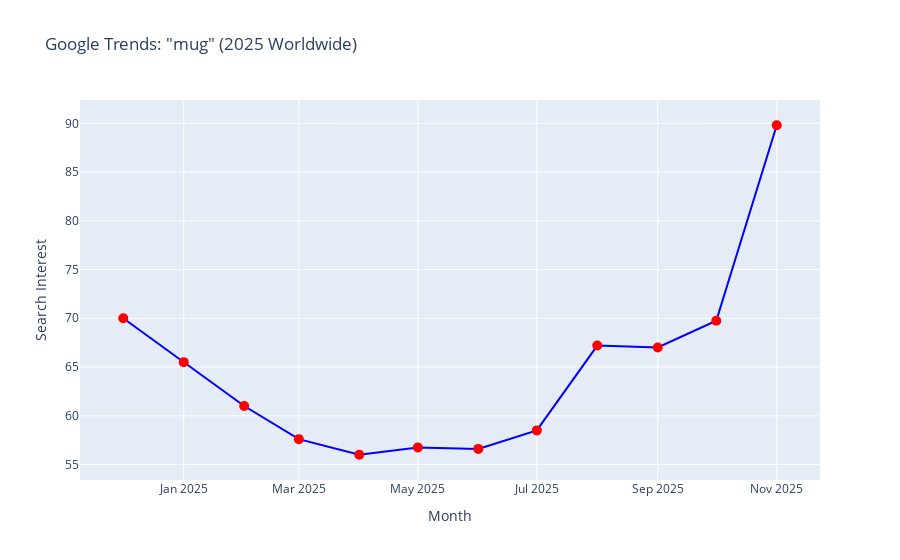

The code cell stored with this chart in its notebook:
### Markdown cell above
#### MUG

### Code cell
# Install the libraries first:
# pip install pytrends pandas plotly

from pytrends.request import TrendReq
import pandas as pd
import plotly.express as px

# 1. Connect to Google Trends
pytrends = TrendReq(hl='en-US', tz=0)

# 2. Set your keyword and timeframe (changed to "mug")
keyword = ["mug"]
pytrends.build_payload(keyword, timeframe="2025-01-01 2025-12-31", geo="", gprop="")

# 3. Fetch interest over time
df = pytrends.interest_over_time()
df = df.reset_index()  # make date a column

# 4. Aggregate monthly (mean for each month)
df['month'] = df['date'].dt.to_period('M')
monthly_df = df.groupby('month')[keyword].mean().reset_index()
monthly_df['month'] = monthly_df['month'].dt.to_timestamp()  # convert back to timestamp for Plotly

# 5. Create interactive plot
fig = px.line(monthly_df, x='month', y='mug', markers=True,
              title='Google Trends: "mug" (2025 Worldwide)',
              labels={'month': 'Month', 'mug': 'Search Interest'})
fig.update_traces(marker=dict(size=10, color='red'), line=dict(color='blue'))
fig.show()

# 6. Export to CSV
monthly_df.to_csv('mug_google_trends_2025_monthly.csv', index=False)
print("Data exported to 'mug_google_trends_2025_monthly.csv'")

### Figure 1 — Plotly figure (JSON) as saved in the notebook; plotly's stock layout.template omitted (floating-point values rounded to 4 significant figures)
{"data": [{"hovertemplate": "Month=%{x}<br>Search Interest=%{y}<extra></extra>", "legendgroup": "", "line": {"color": "blue", "dash": "solid"}, "marker": {"color": "red", "size": 10, "symbol": "circle"}, "mode": "lines+markers", "name": "", "orientation": "v", "showlegend": false, "type": "scatter", "x": ["2024-12-01T00:00:00", "2025-01-01T00:00:00", "2025-02-01T00:00:00", "2025-03-01T00:00:00", "2025-04-01T00:00:00", "2025-05-01T00:00:00", "2025-06-01T00:00:00", "2025-07-01T00:00:00", "2025-08-01T00:00:00", "2025-09-01T00:00:00", "2025-10-01T00:00:00", "2025-11-01T00:00:00"], "xaxis": "x", "y": [70, 65.5, 61, 57.6, 56, 56.75, 56.6, 58.5, 67.2, 67, 69.75, 89.8], "yaxis": "y"}], "layout": {"legend": {"tracegroupgap": 0}, "title": {"text": "Google Trends: \"mug\" (2025 Worldwide)"}, "xaxis": {"anchor": "y", "domain": [0, 1], "title": {"text": "Month"}}, "yaxis": {"anchor": "x", "domain": [0, 1], "title": {"text": "Search Interest"}}}}
